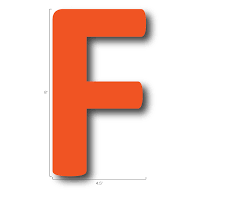
#> input picture Unit-5/alpha.png, 237 x 212 px
$ jupyter execute '29. Showed Effect.ipynb'
#> lines starting #> are read from the running program, lines starting #| are printed output that depends on the picture
[cell 1]
import cv2
import matplotlib.pyplot as plt
import numpy as np

img=cv2.imread('alpha.png')
#> img is the input picture: shape (212, 237, 3); mean B, G, R 210.5, 219, 246.2
img=cv2.cvtColor(img,cv2.COLOR_BGR2RGB)

k1=np.array([[1,0,0],[0,0,0],[0,0,-1]])
k2=np.array([[-1,-1,0],[-1,0,1],[0,1,1]])
k3=np.array([[0,-1,-1],[1,0,-1],[1,1,0]])
k4=np.array([[0,0,1],[0,0,0],[-1,0,0]])

img1=cv2.filter2D(img,-1,k1)
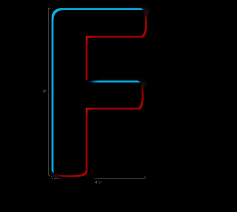
#> img1: shape (212, 237, 3); mean R, G, B 2.3, 2.4, 3
img2=cv2.filter2D(img,-1,k2)
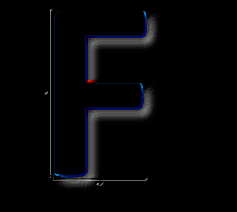
#> img2: shape (212, 237, 3); mean R, G, B 4.6, 4.8, 6.1
img3=cv2.filter2D(img,-1,k3)
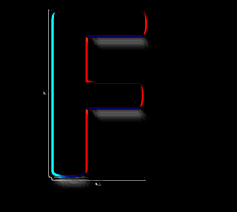
#> img3: shape (212, 237, 3); mean R, G, B 4.1, 4.4, 5.2
img4=cv2.filter2D(img,-1,k4)
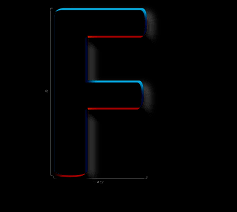
#> img4: shape (212, 237, 3); mean R, G, B 2.1, 2.4, 3

plt.figure(figsize=(10,6))
plt.subplot(2,3,1),plt.imshow(img),plt.title('Source Image'),plt.axis('off')
plt.subplot(2,3,2),plt.imshow(img1),plt.title('K1'),plt.axis('off')
plt.subplot(2,3,3),plt.imshow(img2),plt.title('K2'),plt.axis('off')
plt.subplot(2,3,4),plt.imshow(img3),plt.title('K3'),plt.axis('off')
plt.subplot(2,3,5),plt.imshow(img4),plt.title('K4'),plt.axis('off')

$ run again, with Unit-5/0 to 9.png copied over Unit-5/alpha.png
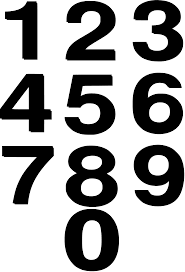
#> input picture Unit-5/0 to 9.png, 185 x 272 px
#> img is the input picture: shape (272, 185, 3); min 0, max 255, mean 168.4
#> `img3=cv2.filter2D(img,-1,k3)`:
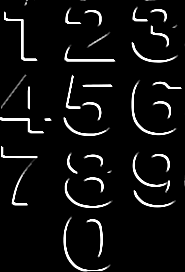
#> img3: shape (272, 185, 3); min 0, max 255, mean 15.6
#> `img4=cv2.filter2D(img,-1,k4)`:
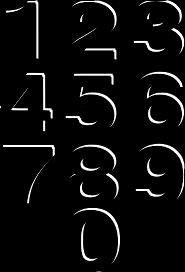
#> img4: shape (272, 185, 3); min 0, max 255, mean 12.3
